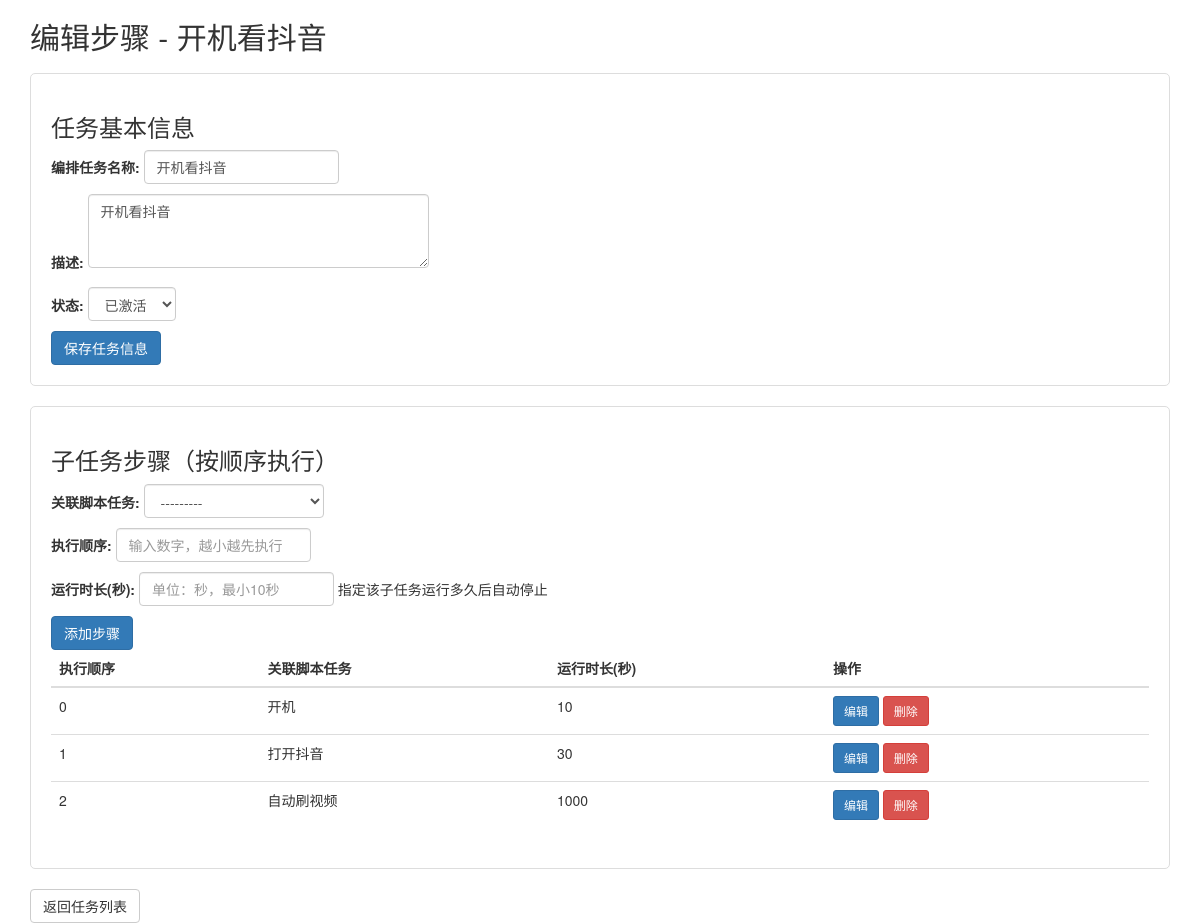
Screenshot of /task_orchestration/edit_steps/5/ with the database file from the repository.
### task_orchestration/models.py (models this page shows, shortened)
class OrchestrationTask(models.Model):
    TASK_STATUS = (
        ("draft", "草稿"),
        ("active", "已激活"),
        ("disabled", "已禁用"),
    )
    name = models.CharField("编排任务名称", max_length=100, unique=True)
    description = models.TextField("描述", blank=True, null=True)
    status = models.CharField("状态", max_length=20, choices=TASK_STATUS, default="draft")
    create_time = models.DateTimeField("创建时间", default=timezone.now)
    update_time = models.DateTimeField("更新时间", auto_now=True)
    class Meta:
        verbose_name = "编排任务"
        verbose_name_plural = "编排任务管理"
        ordering = ["-create_time"]

class TaskStep(models.Model):
    orchestration = models.ForeignKey(
        OrchestrationTask,
        on_delete=models.CASCADE,
        related_name="steps",
        verbose_name="所属编排任务"
    )
    script_task = models.ForeignKey(
        ScriptTask,
        on_delete=models.CASCADE,
        verbose_name="关联脚本任务"
    )
    execution_order = models.PositiveIntegerField("执行顺序")
    run_duration = models.PositiveIntegerField("运行时长(秒)", help_text="指定该子任务运行多久后自动停止")
    create_time = models.DateTimeField("创建时间", default=timezone.now)
    class Meta:
        verbose_name = "子任务步骤"
        verbose_name_plural = "子任务步骤管理"
        ordering = ["execution_order"]
        unique_together = ["orchestration", "execution_order"]  # 确保同编排任务内顺序唯一

### script_center/models.py (models this page shows, shortened)
class ScriptTask(models.Model):
    TASK_STATUS = (
        ("draft", "草稿"),
        ("active", "已激活"),
        ("disabled", "已禁用"),
    )
    task_name = models.CharField("任务名称", max_length=100, unique=True, help_text="如：自动化测试任务1")
    task_desc = models.TextField("任务描述", blank=True, null=True, help_text="任务详细说明")
    python_path = models.CharField("Python解释器路径", max_length=500,
                                  default=r"C:\Users\TanZhenJie\AppData\Local\Microsoft\WindowsApps\python3.11.exe",
                                  help_text="Python.exe的完整路径")
    script_path = models.CharField("脚本文件路径", max_length=500,
                                  help_text="如：C:\\test\\test4.py（指向.py文件）")
    airtest_mode = models.BooleanField("是否使用Airtest模式", default=False,
                                      help_text="勾选则用airtest run方式执行")
    log_path = models.CharField("日志保存路径", max_length=500, blank=True, null=True,
                               default="./logs", help_text="脚本执行日志保存路径")
    status = models.CharField("任务状态", max_length=20, choices=TASK_STATUS, default="active")
    create_time = models.DateTimeField("创建时间", default=timezone.now)
    update_time = models.DateTimeField("更新时间", auto_now=True)
    class Meta:
        verbose_name = "脚本任务"
        verbose_name_plural = "脚本任务管理"
        ordering = ["-create_time"]
    def __str__(self):
        return f"{self.task_name} ({self.status})"

### task_orchestration/views.py (the view, shortened to what this page needs)
# urls.py: path('edit_steps/<int:task_id>/', views.StepEditView.as_view(), name='edit_steps'),
class StepEditView(View):
    def get(self, request, task_id):
        orchestration = get_object_or_404(OrchestrationTask, id=task_id)
        steps = orchestration.steps.all().order_by("execution_order")
        task_form = OrchestrationTaskForm(instance=orchestration)
        step_form = TaskStepForm()
        edit_forms = {step.id: TaskStepEditForm(instance=step) for step in steps}
        return render(request, "task_orchestration/edit_steps.html", {
            "orchestration": orchestration,
            "steps": steps,
            "task_form": task_form,
            "step_form": step_form,
            "edit_forms": edit_forms,  # 传递编辑表单到模板
            "page_title": f"编辑步骤 - {orchestration.name}"
        })

### task_orchestration/forms.py
class OrchestrationTaskForm(forms.ModelForm):
    class Meta:
        model = OrchestrationTask
        fields = ["name", "description", "status"]
        widgets = {
            "description": forms.Textarea(attrs={
                "rows": 3,
                "class": "form-control",
                "placeholder": "请输入任务描述（可选）"
            }),
            "name": forms.TextInput(attrs={
                "class": "form-control",
                "placeholder": "请输入唯一的任务名称"
            }),
            "status": forms.Select(attrs={
                "class": "form-control"
            }),
        }

class TaskStepForm(forms.ModelForm):
    class Meta:
        model = TaskStep
        fields = ["script_task", "execution_order", "run_duration"]
        widgets = {
            "script_task": forms.Select(attrs={"class": "form-control"}),
            "execution_order": forms.NumberInput(attrs={
                "class": "form-control",
                "min": 1,
                "placeholder": "输入数字，越小越先执行"
            }),
            "run_duration": forms.NumberInput(attrs={
                "class": "form-control",
                "min": 10,
                "placeholder": "单位：秒，最小10秒"
            }),
        }

### task_orchestration/templates/task_orchestration/edit_steps.html (shortened to what this page needs)
<!DOCTYPE html>
<html lang="zh-CN">
<head>
    <link rel="stylesheet" href="https://cdn.jsdelivr.net/npm/bootstrap@3.3.7/dist/css/bootstrap.min.css">
</head>
<body>
    <div class="container">
        <h2>{{ page_title }}</h2>
        <div class="card">
            <h3>任务基本信息</h3>
            <form method="post">
                {{ task_form.as_p }}
                <button type="submit" class="btn btn-primary">保存任务信息</button>
            </form>
        </div>
        <div class="card">
            <h3>子任务步骤（按顺序执行）</h3>
            <form method="post">
                {{ step_form.as_p }}
                <button type="submit" class="btn btn-primary">添加步骤</button>
            </form>
            <table class="table mt-4">
                <thead>
                    <tr>
                        <th>执行顺序</th>
                        <th>关联脚本任务</th>
                        <th>运行时长(秒)</th>
                        <th>操作</th>
                    </tr>
                </thead>
                <tbody>
                    {% for step in steps %}
                    <tr>
                        <td>{{ step.execution_order }}</td>
                        <td>{{ step.script_task.task_name }}</td>
                        <td>
                            <span class="run-duration-display-{{ step.id }}">{{ step.run_duration }}</span>
                        </td>
                        <td>
                            <button type="button" class="btn btn-sm btn-primary" onclick="editDuration({{ step.id }})">编辑</button>
                            <a href="{% url 'task_orchestration:delete_step' step.id %}" class="btn btn-sm btn-danger" onclick="return confirm('确定删除该步骤吗？')">删除</a>
                        </td>
                    </tr>
                    {% empty %}
                    <tr><td colspan="4" class="text-center">暂无步骤，请添加</td></tr>
                    {% endfor %}
                </tbody>
            </table>
        </div>
        <a href="{% url 'task_orchestration:list' %}" class="btn btn-default">返回任务列表</a>
    </div>
</body>
</html>

### task_orchestration/templates/task_orchestration/edit_steps.html (style rules this page uses)
.card { margin: 20px 0; padding: 20px; border: 1px solid #ddd; border-radius: 5px; }
.form-control { width: auto; display: inline-block; }

### rows the page displays
OrchestrationTask: name "开机看抖音", description "开机看抖音", status "已激活"
TaskStep: execution_order "0", script_task.task_name "开机", run_duration "10"
TaskStep: execution_order "1", script_task.task_name "打开抖音", run_duration "30"
TaskStep: execution_order "2", script_task.task_name "自动刷视频", run_duration "1000"

### other values shown
{{ page_title }} "编辑步骤 - 开机看抖音"
